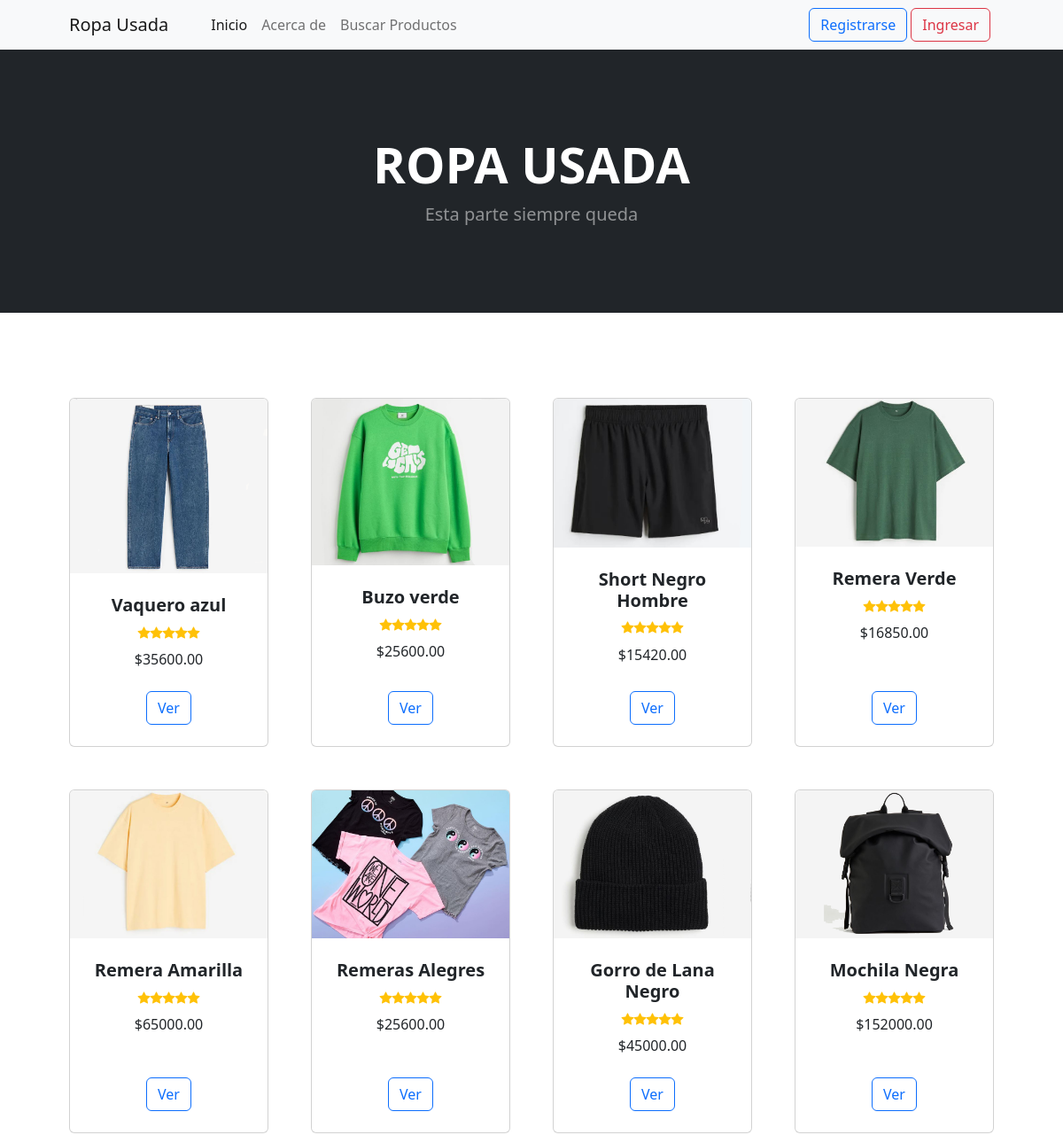
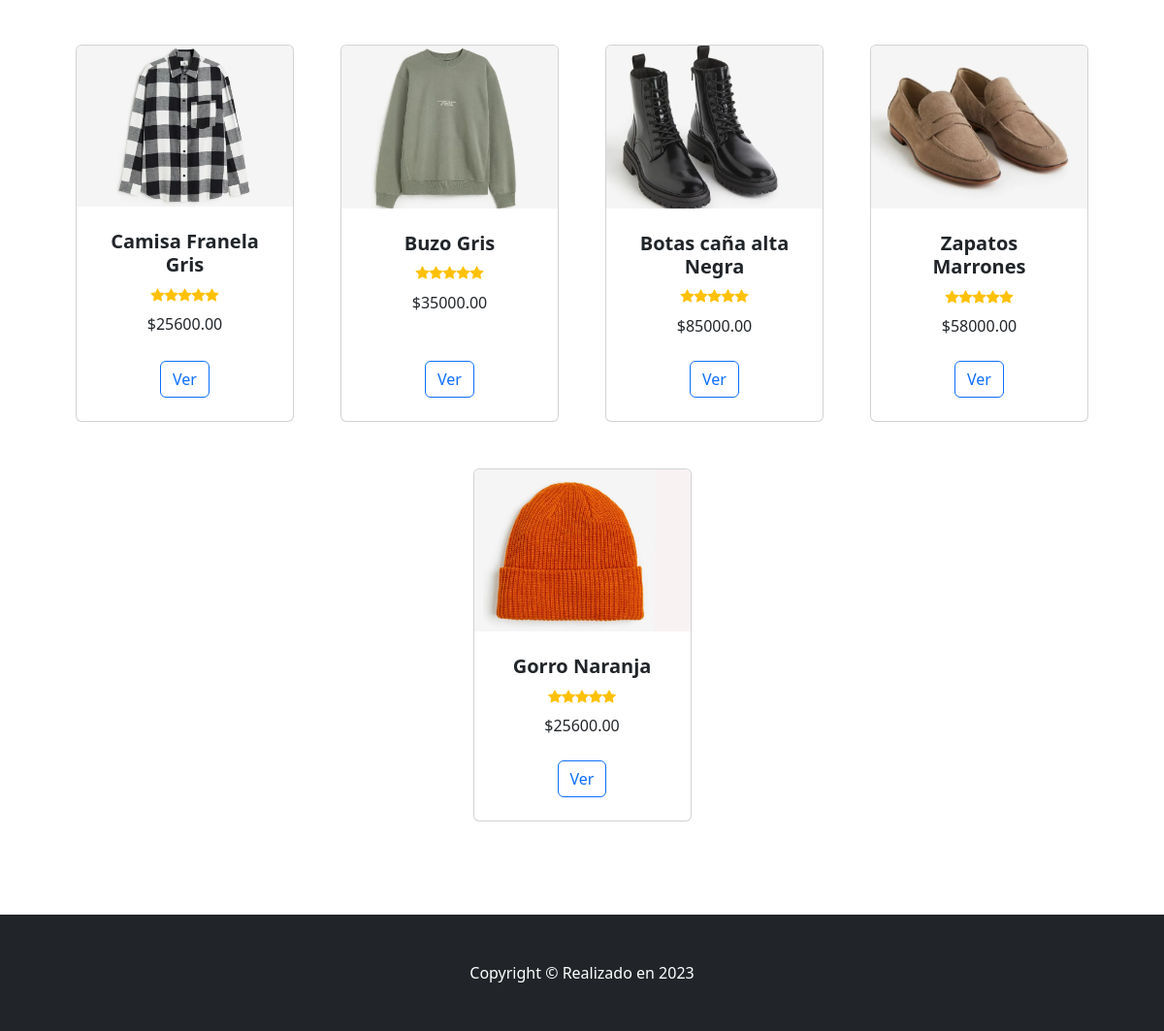
The page / on the database its author committed (2 pictures, top to bottom).
### MiApp/models.py (models this page shows, shortened)
class Productos(models.Model):
    nombre     = models.CharField(max_length=80)
    categoria  = models.CharField(max_length=20)
    precio     = models.DecimalField(max_digits=19, decimal_places=2)
    descrip    = models.TextField(blank=True)
    imagen     = models.ImageField(upload_to='productos', null=True, blank = True)

### MiApp/views.py (the view)
# urls.py: path('', views.ProductoListView.as_view(), name="List"),
class ProductoListView(ListView):
    model = Productos
    template_name = "MiApp/resultados_class.html"

### CarritoApp/context_processors.py (called while the page is built)
def total_carrito (request):
    total = 0
    totitem = 0
    if request.user.is_authenticated:
        if request.session.get("carrito"):
            for key , value in request.session["carrito"].items():
                total += float(value["acumulado"])
                totitem += int(value["cantidad"])
    return {"total_carrito" : total,
            "total_items" : totitem}

### MiApp/context_processors.py (called while the page is built, shortened)
def custom_avatar(request):
    context = auth(request)
    user = context['user']
    return context

### MiApp/templates/MiApp/resultados_class.html (shortened to what this page needs)
{% extends 'MiApp/base.html' %}
{% load static %}
{% block seccion1 %}
    <section class="py-5">
        <div class="container px-4 px-lg-5 mt-5">
            <div class="row gx-4 gx-lg-5 row-cols-2 row-cols-md-3 row-cols-xl-4 justify-content-center">
                {% for producto in object_list %}
                    <div class="col mb-5">
                        <div class="card h-100">
                            {% if producto.imagen %}
                            <img class="card-img-top" src="/media/{{ producto.imagen}}" alt="..."  />
                            {% else %}
                                <img class="card-img-top" src="/media/productos/sinfoto.png" alt="..."  />
                            {% endif %}
                            <div class="card-body p-4">
                                <div class="text-center">
                                    <h5 class="fw-bolder">{{ producto.nombre }}</h5>
                                    <div class="d-flex justify-content-center small text-warning mb-2">
                                        <div class="bi-star-fill"></div>
                                        <div class="bi-star-fill"></div>
                                        <div class="bi-star-fill"></div>
                                        <div class="bi-star-fill"></div>
                                        <div class="bi-star-fill"></div>
                                    </div>
                                    ${{ producto.precio }}
                                </div>
                            </div>
                            <div class="card-footer p-4 pt-0 border-top-0 bg-transparent">
                                {% if request.user.is_superuser %}
                                    <div class="text-center">
                                        <a href="{% url 'Pro_Up' producto.id %}" class="btn btn-outline-primary me-1">Editar</a>
                                        <a href="{% url 'Pro_Del' producto.id %}" class="btn btn-outline-danger me-1">Eliminar</a>
                                    </div>
                                {% else %}
                                    <div class="text-center">
                                        <a href="{% url 'Pro_Det' producto.id %}" class="btn btn-outline-primary">Ver</a>
                                    </div>
                                {% endif %}
                            </div>
                        </div>
                    </div>
                {% endfor %}
            </div>
        </div>
    </section>
{% endblock seccion1 %}

### rows shown on the page
Productos: imagen (picture), nombre "Vaquero azul", precio "35600.00"
Productos: imagen (picture), nombre "Buzo verde", precio "25600.00"
Productos: imagen (picture), nombre "Short Negro Hombre", precio "15420.00"
Productos: imagen (picture), nombre "Remera Verde", precio "16850.00"
Productos: imagen (picture), nombre "Remera Amarilla", precio "65000.00"
Productos: imagen (picture), nombre "Remeras Alegres", precio "25600.00"
Productos: imagen (picture), nombre "Gorro de Lana Negro", precio "45000.00"
Productos: imagen (picture), nombre "Mochila Negra", precio "152000.00"
Productos: imagen (picture), nombre "Camisa Franela Gris", precio "25600.00"
Productos: imagen (picture), nombre "Buzo Gris", precio "35000.00"
Productos: imagen (picture), nombre "Botas caña alta Negra", precio "85000.00"
Productos: imagen (picture), nombre "Zapatos Marrones", precio "58000.00"
Productos: imagen (picture), nombre "Gorro Naranja", precio "25600.00"
